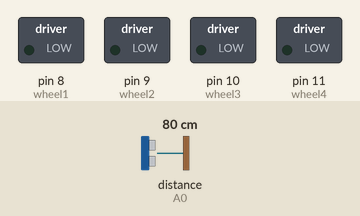
This sketch was run on a simulated Arduino Uno, built with avr-gcc and run on an emulated ATmega328P. On the bench: switched loads named in the sketch (green lamp = pin HIGH). Wiring (inferred from the names in the program): ultrasonic range finder: trigger pin 13; echo A0. The inputs (shaded band) are chosen by the test bench; at power-on: distance to the obstacle (sensor on A0) 80 cm. The echo pulse lasts 58.3 µs per cm; pins used as bus, display or sensor lines are not drawn.

Above: at 1.2 s.
1.3 s: distance to the obstacle (sensor on A0) set to 98 cm
2.8 s: distance to the obstacle (sensor on A0) set to 107 cm
At 3.5 s:
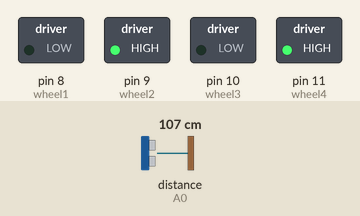
4.3 s: distance to the obstacle (sensor on A0) set to 2 cm
At 5.4 s:
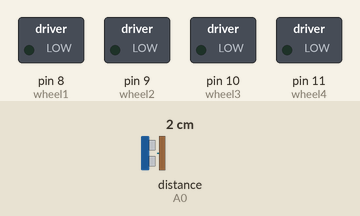
5.8 s: distance to the obstacle (sensor on A0) set to 120 cm
At 7.2 s:
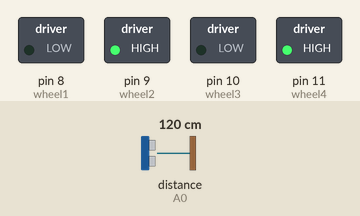
Timing chart, 0 to 8.3 s (numbered marks = the images above; inputs shaded):
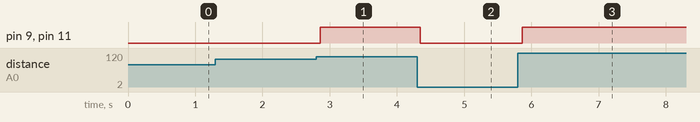

The sketch:

carroArduino.ino
```cpp
int wheel1 = 8;
int wheel2 = 9;
int wheel3 = 10;
int wheel4 = 11;

const int trigPin = 13;
const int echoPin = A0;

void setup() {
  // put your setup code here, to run once:
  pinMode(wheel1, OUTPUT);
  pinMode(wheel2, OUTPUT);
  pinMode(wheel3, OUTPUT);
  pinMode(wheel4, OUTPUT);

  pinMode(trigPin, OUTPUT);
  pinMode(echoPin, INPUT);
}

void loop() {
  // put your main code here, to run repeatedly:
  driveAndtSop();
}

void driveAndtSop() {
  digitalWrite(trigPin, HIGH);

  // Lê o tempo que o pulso levou pra voltar
  digitalWrite(trigPin, LOW);
  delayMicroseconds(2);
  digitalWrite(trigPin, HIGH);
  delayMicroseconds(10);
  digitalWrite(trigPin, LOW);

  // Calcula a distância em cm
  long duracao = pulseIn(echoPin, HIGH);
  float distancia = duracao * 0.034 / 2;

  if(distancia < 100)
  {
    digitalWrite(wheel1, LOW);
    digitalWrite(wheel2, LOW);

    digitalWrite(wheel3, LOW);
    digitalWrite(wheel4, LOW);
  }
  else
  {
    digitalWrite(wheel1, LOW);
    digitalWrite(wheel2, HIGH);

    digitalWrite(wheel3, LOW);
    digitalWrite(wheel4, HIGH);
  }

  delay(100);
}
```

Measured:
- the behaviour switches between 101 and 102 cm on distance to the obstacle (sensor on A0) (found by bisection; images 0 and 1)
- after the input at 1.3 s, every drawn part: stays the same
- after the input at 2.8 s, pin 9 (wheel2), pin 11 (wheel4): LOW → HIGH after 0.06 s
- after the input at 4.3 s, pin 9 (wheel2), pin 11 (wheel4): HIGH → LOW after 0.05 s
- after the input at 5.8 s, pin 9 (wheel2), pin 11 (wheel4): LOW → HIGH after 0.07 s
